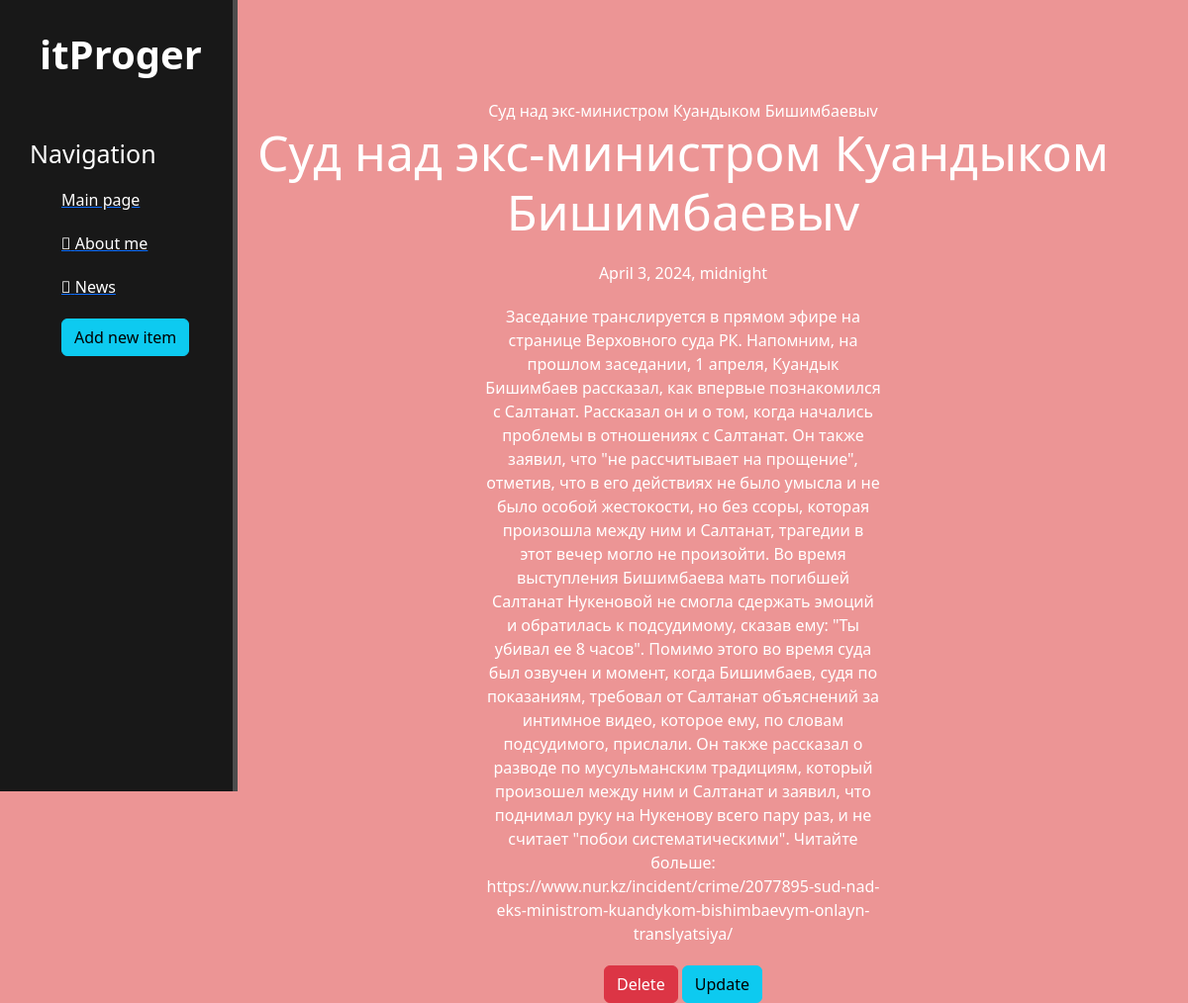
The page /news/2 on the database its author committed.
### news/models.py (models this page shows, shortened)
class Articles(models.Model):
    title = models.CharField('Title', max_length=50)
    anons = models.CharField('Anons', max_length=250)
    content = models.TextField('Content')
    date = models.DateTimeField('Date published')
    def __str__(self):
        return self.title
    class Meta:
        verbose_name = 'Новости'
        verbose_name_plural = 'Новость'

### news/views.py (the view)
# urls.py: path('<int:pk>', views.NewsDetailView.as_view(), name='news-detail'),
class NewsDetailView(DetailView):
    model = Articles
    template_name = 'news/detail_view.html'
    context_object_name = 'article'

### news/templates/news/detail_view.html (shortened to what this page needs)
{% extends 'main/layout.html' %}
{% block content %}
<div class="features">
    {{article}}
    <h1>{{ article.title }}</h1>
    <p>{{ article.date }}</p>
    <p>{{ article.content }}</p>
    <a href="{% url 'news-delete' article.id %}" class="btn btn-danger">Delete</a>
    <a href="{% url 'news-update' article.id %}" class="btn btn-info">Update</a>
</div>
{% endblock %}

### main/static/main/css/main.css (style rules this page uses)
body { background: #ec9595; }
.features { float: left; color: #ffffff; margin-top: 100px; text-align: center; width: 75%; }
.features h1 { font-size: 50px; }
.features p { max-width: 400px; margin: 20px auto; }

### rows shown on the page
Articles: title "Суд над экс-министром Куандыком Бишимбаевыv", date "April 3, 2024, midnight", content "Заседание транслируется в прямом эфире на странице Верховного суда РК. Напомним, на прошлом заседании, 1 апреля, Куандык Бишимбаев рассказал, как впервые познакомился с Салтанат. Рассказал он и о том, когда начались проблемы в отношениях с Салтанат. Он также заявил, что \"не рассчитывает на прощение\", отметив, что в его действиях не было умысла и не было особой жестокости, но без ссоры, которая произошла между ним и Салтанат, трагедии в этот вечер могло не произойти. Во время выступления Бишимбаева мать погибшей Салтанат Нукеновой не смогла сдержать эмоций и обратилась к подсудимому, сказав ему: \"Ты убивал ее 8 часов\". Помимо этого во время суда был озвучен и момент, когда Бишимбаев, судя по…"
